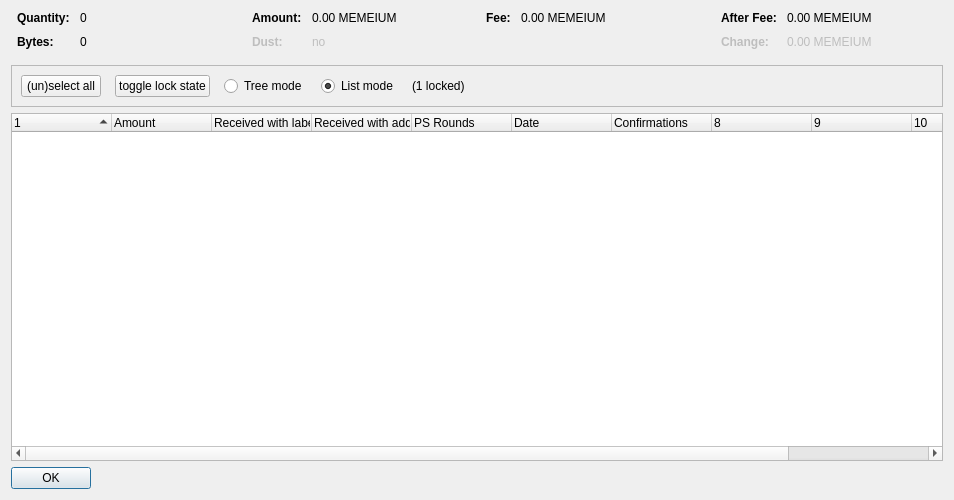
<?xml version="1.0" encoding="UTF-8"?>
<ui version="4.0">
    <class>CoinControlDialog</class>
    <widget class="QDialog" name="CoinControlDialog">
        <property name="geometry">
            <rect>
                <x>0</x>
                <y>0</y>
                <width>954</width>
                <height>500</height>
            </rect>
        </property>
        <property name="windowTitle">
            <string>Coin Selection</string>
        </property>
        <layout class="QVBoxLayout" name="verticalLayout">
            <item>
                <layout class="QHBoxLayout" name="horizontalLayoutTop" stretch="0,0,0,0">
                    <property name="topMargin">
                        <number>0</number>
                    </property>
                    <property name="bottomMargin">
                        <number>10</number>
                    </property>
                    <item>
                        <layout class="QFormLayout" name="formLayoutCoinControl1">
                            <property name="horizontalSpacing">
                                <number>10</number>
                            </property>
                            <property name="verticalSpacing">
                                <number>10</number>
                            </property>
                            <property name="leftMargin">
                                <number>6</number>
                            </property>
                            <property name="rightMargin">
                                <number>6</number>
                            </property>
                            <item row="0" column="0">
                                <widget class="QLabel" name="labelCoinControlQuantityText">
                                    <property name="font">
                                        <font>
                                            <weight>75</weight>
                                            <bold>true</bold>
                                        </font>
                                    </property>
                                    <property name="text">
                                        <string>Quantity:</string>
                                    </property>
                                </widget>
                            </item>
                            <item row="0" column="1">
                                <widget class="QLabel" name="labelCoinControlQuantity">
                                    <property name="cursor">
                                        <cursorShape>IBeamCursor</cursorShape>
                                    </property>
                                    <property name="contextMenuPolicy">
                                        <enum>Qt::ActionsContextMenu</enum>
                                    </property>
                                    <property name="text">
                                        <string notr="true">0</string>
                                    </property>
                                    <property name="textInteractionFlags">
                                        <set>Qt::LinksAccessibleByMouse|Qt::TextSelectableByKeyboard|Qt::TextSelectableByMouse</set>
                                    </property>
                                </widget>
                            </item>
                            <item row="1" column="0">
                                <widget class="QLabel" name="labelCoinControlBytesText">
                                    <property name="font">
                                        <font>
                                            <weight>75</weight>
                                            <bold>true</bold>
                                        </font>
                                    </property>
                                    <property name="text">
                                        <string>Bytes:</string>
                                    </property>
                                </widget>
                            </item>
                            <item row="1" column="1">
                                <widget class="QLabel" name="labelCoinControlBytes">
                                    <property name="cursor">
                                        <cursorShape>IBeamCursor</cursorShape>
                                    </property>
                                    <property name="contextMenuPolicy">
                                        <enum>Qt::ActionsContextMenu</enum>
                                    </property>
                                    <property name="text">
                                        <string notr="true">0</string>
                                    </property>
                                    <property name="textInteractionFlags">
                                        <set>Qt::LinksAccessibleByMouse|Qt::TextSelectableByKeyboard|Qt::TextSelectableByMouse</set>
                                    </property>
                                </widget>
                            </item>
                        </layout>
                    </item>
                    <item>
                        <layout class="QFormLayout" name="formLayoutCoinControl2">
                            <property name="horizontalSpacing">
                                <number>10</number>
                            </property>
                            <property name="verticalSpacing">
                                <number>10</number>
                            </property>
                            <property name="leftMargin">
                                <number>6</number>
                            </property>
                            <property name="rightMargin">
                                <number>6</number>
                            </property>
                            <item row="0" column="0">
                                <widget class="QLabel" name="labelCoinControlAmountText">
                                    <property name="font">
                                        <font>
                                            <weight>75</weight>
                                            <bold>true</bold>
                                        </font>
                                    </property>
                                    <property name="text">
                                        <string>Amount:</string>
                                    </property>
                                </widget>
                            </item>
                            <item row="0" column="1">
                                <widget class="QLabel" name="labelCoinControlAmount">
                                    <property name="cursor">
                                        <cursorShape>IBeamCursor</cursorShape>
                                    </property>
                                    <property name="contextMenuPolicy">
                                        <enum>Qt::ActionsContextMenu</enum>
                                    </property>
                                    <property name="text">
                                        <string notr="true">0.00 MEMEIUM</string>
                                    </property>
                                    <property name="textInteractionFlags">
                                        <set>Qt::LinksAccessibleByMouse|Qt::TextSelectableByKeyboard|Qt::TextSelectableByMouse</set>
                                    </property>
                                </widget>
                            </item>
                            <item row="1" column="0">
                                <widget class="QLabel" name="labelCoinControlLowOutputText">
                                    <property name="enabled">
                                        <bool>false</bool>
                                    </property>
                                    <property name="font">
                                        <font>
                                            <weight>75</weight>
                                            <bold>true</bold>
                                        </font>
                                    </property>
                                    <property name="text">
                                        <string>Dust:</string>
                                    </property>
                                </widget>
                            </item>
                            <item row="1" column="1">
                                <widget class="QLabel" name="labelCoinControlLowOutput">
                                    <property name="enabled">
                                        <bool>false</bool>
                                    </property>
                                    <property name="cursor">
                                        <cursorShape>IBeamCursor</cursorShape>
                                    </property>
                                    <property name="contextMenuPolicy">
                                        <enum>Qt::ActionsContextMenu</enum>
                                    </property>
                                    <property name="text">
                                        <string notr="true">no</string>
                                    </property>
                                    <property name="textInteractionFlags">
                                        <set>Qt::LinksAccessibleByMouse|Qt::TextSelectableByKeyboard|Qt::TextSelectableByMouse</set>
                                    </property>
                                </widget>
                            </item>
                        </layout>
                    </item>
                    <item>
                        <layout class="QFormLayout" name="formLayoutCoinControl3">
                            <property name="horizontalSpacing">
                                <number>10</number>
                            </property>
                            <property name="verticalSpacing">
                                <number>10</number>
                            </property>
                            <property name="leftMargin">
                                <number>6</number>
                            </property>
                            <property name="rightMargin">
                                <number>6</number>
                            </property>
                            <item row="0" column="0">
                                <widget class="QLabel" name="labelCoinControlFeeText">
                                    <property name="font">
                                        <font>
                                            <weight>75</weight>
                                            <bold>true</bold>
                                        </font>
                                    </property>
                                    <property name="text">
                                        <string>Fee:</string>
                                    </property>
                                </widget>
                            </item>
                            <item row="0" column="1">
                                <widget class="QLabel" name="labelCoinControlFee">
                                    <property name="cursor">
                                        <cursorShape>IBeamCursor</cursorShape>
                                    </property>
                                    <property name="contextMenuPolicy">
                                        <enum>Qt::ActionsContextMenu</enum>
                                    </property>
                                    <property name="text">
                                        <string notr="true">0.00 MEMEIUM</string>
                                    </property>
                                    <property name="textInteractionFlags">
                                        <set>Qt::LinksAccessibleByMouse|Qt::TextSelectableByKeyboard|Qt::TextSelectableByMouse</set>
                                    </property>
                                </widget>
                            </item>
                        </layout>
                    </item>
                    <item>
                        <layout class="QFormLayout" name="formLayoutCoinControl4">
                            <property name="horizontalSpacing">
                                <number>10</number>
                            </property>
                            <property name="verticalSpacing">
                                <number>10</number>
                            </property>
                            <property name="leftMargin">
                                <number>6</number>
                            </property>
                            <property name="rightMargin">
                                <number>6</number>
                            </property>
                            <item row="0" column="0">
                                <widget class="QLabel" name="labelCoinControlAfterFeeText">
                                    <property name="font">
                                        <font>
                                            <weight>75</weight>
                                            <bold>true</bold>
                                        </font>
                                    </property>
                                    <property name="text">
                                        <string>After Fee:</string>
                                    </property>
                                </widget>
                            </item>
                            <item row="0" column="1">
                                <widget class="QLabel" name="labelCoinControlAfterFee">
                                    <property name="cursor">
                                        <cursorShape>IBeamCursor</cursorShape>
                                    </property>
                                    <property name="contextMenuPolicy">
                                        <enum>Qt::ActionsContextMenu</enum>
                                    </property>
                                    <property name="text">
                                        <string notr="true">0.00 MEMEIUM</string>
                                    </property>
                                    <property name="textInteractionFlags">
                                        <set>Qt::LinksAccessibleByMouse|Qt::TextSelectableByKeyboard|Qt::TextSelectableByMouse</set>
                                    </property>
                                </widget>
                            </item>
                            <item row="1" column="0">
                                <widget class="QLabel" name="labelCoinControlChangeText">
                                    <property name="enabled">
                                        <bool>false</bool>
                                    </property>
                                    <property name="font">
                                        <font>
                                            <weight>75</weight>
                                            <bold>true</bold>
                                        </font>
                                    </property>
                                    <property name="text">
                                        <string>Change:</string>
                                    </property>
                                </widget>
                            </item>
                            <item row="1" column="1">
                                <widget class="QLabel" name="labelCoinControlChange">
                                    <property name="enabled">
                                        <bool>false</bool>
                                    </property>
                                    <property name="cursor">
                                        <cursorShape>IBeamCursor</cursorShape>
                                    </property>
                                    <property name="contextMenuPolicy">
                                        <enum>Qt::ActionsContextMenu</enum>
                                    </property>
                                    <property name="text">
                                        <string notr="true">0.00 MEMEIUM</string>
                                    </property>
                                    <property name="textInteractionFlags">
                                        <set>Qt::LinksAccessibleByMouse|Qt::TextSelectableByKeyboard|Qt::TextSelectableByMouse</set>
                                    </property>
                                </widget>
                            </item>
                        </layout>
                    </item>
                </layout>
            </item>
            <item>
                <widget class="QFrame" name="frame">
                    <property name="minimumSize">
                        <size>
                            <width>0</width>
                            <height>40</height>
                        </size>
                    </property>
                    <property name="frameShape">
                        <enum>QFrame::StyledPanel</enum>
                    </property>
                    <property name="frameShadow">
                        <enum>QFrame::Sunken</enum>
                    </property>
                    <layout class="QHBoxLayout" name="horizontalLayout">
                        <item>
                            <layout class="QHBoxLayout" name="horizontalLayoutPanel" stretch="0,0,0,0,0,0">
                                <property name="spacing">
                                    <number>14</number>
                                </property>
                                <item>
                                    <widget class="QPushButton" name="pushButtonSelectAll">
                                        <property name="sizePolicy">
                                            <sizepolicy hsizetype="Maximum" vsizetype="Fixed">
                                                <horstretch>0</horstretch>
                                                <verstretch>0</verstretch>
                                            </sizepolicy>
                                        </property>
                                        <property name="text">
                                            <string>(un)select all</string>
                                        </property>
                                        <property name="autoDefault">
                                            <bool>false</bool>
                                        </property>
                                    </widget>
                                </item>
                                <item>
                                    <widget class="QPushButton" name="pushButtonToggleLock">
                                        <property name="sizePolicy">
                                            <sizepolicy hsizetype="Maximum" vsizetype="Fixed">
                                                <horstretch>0</horstretch>
                                                <verstretch>0</verstretch>
                                            </sizepolicy>
                                        </property>
                                        <property name="text">
                                            <string>toggle lock state</string>
                                        </property>
                                        <property name="autoDefault">
                                            <bool>false</bool>
                                        </property>
                                    </widget>
                                </item>
                                <item>
                                    <widget class="QRadioButton" name="radioTreeMode">
                                        <property name="sizePolicy">
                                            <sizepolicy hsizetype="Maximum" vsizetype="Fixed">
                                                <horstretch>0</horstretch>
                                                <verstretch>0</verstretch>
                                            </sizepolicy>
                                        </property>
                                        <property name="text">
                                            <string>Tree mode</string>
                                        </property>
                                    </widget>
                                </item>
                                <item>
                                    <widget class="QRadioButton" name="radioListMode">
                                        <property name="sizePolicy">
                                            <sizepolicy hsizetype="Maximum" vsizetype="Fixed">
                                                <horstretch>0</horstretch>
                                                <verstretch>0</verstretch>
                                            </sizepolicy>
                                        </property>
                                        <property name="text">
                                            <string>List mode</string>
                                        </property>
                                        <property name="checked">
                                            <bool>true</bool>
                                        </property>
                                    </widget>
                                </item>
                                <item>
                                    <widget class="QLabel" name="labelLocked">
                                        <property name="text">
                                            <string>(1 locked)</string>
                                        </property>
                                    </widget>
                                </item>
                                <item>
                                    <spacer name="horizontalSpacer">
                                        <property name="orientation">
                                            <enum>Qt::Horizontal</enum>
                                        </property>
                                        <property name="sizeHint" stdset="0">
                                            <size>
                                                <width>40</width>
                                                <height>20</height>
                                            </size>
                                        </property>
                                    </spacer>
                                </item>
                            </layout>
                        </item>
                    </layout>
                </widget>
            </item>
            <item>
                <widget class="CoinControlTreeWidget" name="treeWidget">
                    <property name="contextMenuPolicy">
                        <enum>Qt::CustomContextMenu</enum>
                    </property>
                    <property name="sortingEnabled">
                        <bool>false</bool>
                    </property>
                    <property name="columnCount">
                        <number>11</number>
                    </property>
                    <attribute name="headerShowSortIndicator" stdset="0">
                        <bool>true</bool>
                    </attribute>
                    <attribute name="headerStretchLastSection">
                        <bool>false</bool>
                    </attribute>
                    <column>
                        <property name="text">
                            <string/>
                        </property>
                    </column>
                    <column>
                        <property name="text">
                            <string>Amount</string>
                        </property>
                    </column>
                    <column>
                        <property name="text">
                            <string>Received with label</string>
                        </property>
                    </column>
                    <column>
                        <property name="text">
                            <string>Received with address</string>
                        </property>
                    </column>
                    <column>
                        <property name="text">
                            <string>PS Rounds</string>
                        </property>
                    </column>
                    <column>
                        <property name="text">
                            <string>Date</string>
                        </property>
                    </column>
                    <column>
                        <property name="text">
                            <string>Confirmations</string>
                        </property>
                        <property name="toolTip">
                            <string>Confirmed</string>
                        </property>
                    </column>
                    <column>
                        <property name="text">
                            <string/>
                        </property>
                    </column>
                    <column>
                        <property name="text">
                            <string/>
                        </property>
                    </column>
                    <column>
                        <property name="text">
                            <string/>
                        </property>
                    </column>
                    <column>
                        <property name="text">
                            <string/>
                        </property>
                    </column>
                </widget>
            </item>
            <item>
                <widget class="QDialogButtonBox" name="buttonBox">
                    <property name="sizePolicy">
                        <sizepolicy hsizetype="Maximum" vsizetype="Fixed">
                            <horstretch>0</horstretch>
                            <verstretch>0</verstretch>
                        </sizepolicy>
                    </property>
                    <property name="orientation">
                        <enum>Qt::Horizontal</enum>
                    </property>
                    <property name="standardButtons">
                        <set>QDialogButtonBox::Ok</set>
                    </property>
                </widget>
            </item>
        </layout>
    </widget>
    <customwidgets>
        <customwidget>
            <class>CoinControlTreeWidget</class>
            <extends>QTreeWidget</extends>
            <header>coincontroltreewidget.h</header>
        </customwidget>
    </customwidgets>
    <resources/>
    <connections/>
</ui>
